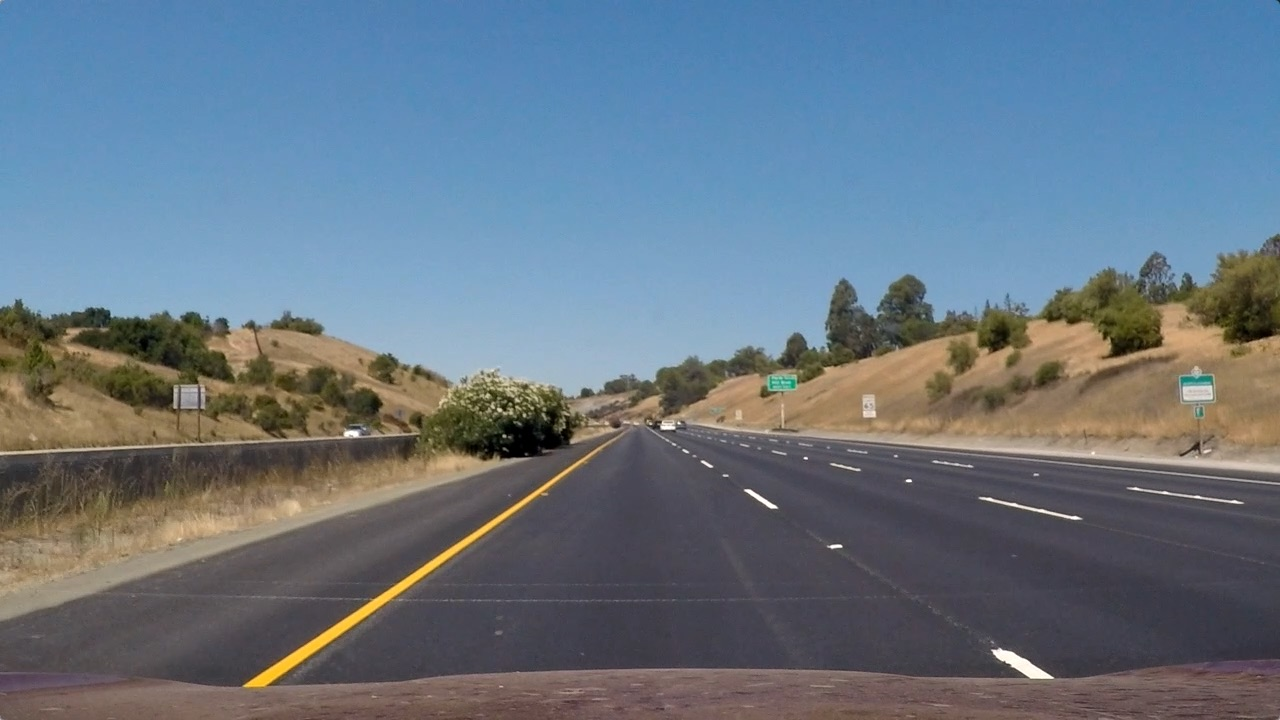
#> input picture test_images/1.jpg, 1280 x 720 px
$ jupyter execute P1_video_tool_here-Copy1.ipynb   (shell and % lines are left out)
#> lines starting #> are read from the running program, lines starting #| are printed output that depends on the picture
# Self-Driving Car Engineer Nanodegree

## Project: **Finding Lane Lines on the Road**
***
In this project, you will use the tools you learned about in the lesson to identify lane lines on the road.  You can develop your pipeline on a series of individual images, and later apply the result to a video stream (really just a series of images). Check out the video clip "raw-lines-example.mp4" (also contained in this repository) to see what the output should look like after using the helper functions below.

Once you have a result that looks roughly like "raw-lines-example.mp4", you'll need to get creative and try to average and/or extrapolate the line segments you've detected to map out the full extent of the lane lines.  You can see an example of the result you're going for in the video "P1_example.mp4".  Ultimately, you would like to draw just one line for the left side of the lane, and one for the right.

In addition to implementing code, there is a brief writeup to complete. The writeup should be completed in a separate file, which can be either a markdown file or a pdf document. There is a [write up template](https://github.com/udacity/CarND-LaneLines-P1/blob/master/writeup_template.md) that can be used to guide the writing process. Completing both the code in the Ipython notebook and the writeup template will cover all of the [rubric points](https://review.udacity.com/#!/rubrics/322/view) for this project.

---
Let's have a look at our first image called 'test_images/solidWhiteRight.jpg'.  Run the 2 cells below (hit Shift-Enter or the "play" button above) to display the image.

**Note: If, at any point, you encounter frozen display windows or other confounding issues, you can always start again with a clean slate by going to the "Kernel" menu above and selecting "Restart & Clear Output".**

---

**The tools you have are color selection, region of interest selection, grayscaling, Gaussian smoothing, Canny Edge Detection and Hough Tranform line detection.  You  are also free to explore and try other techniques that were not presented in the lesson.  Your goal is piece together a pipeline to detect the line segments in the image, then average/extrapolate them and draw them onto the image for display (as below).  Once you have a working pipeline, try it out on the video stream below.**

---

<figure>

 <figcaption>
 <p></p>
 <p style="text-align: center;"> Your output should look something like this (above) after detecting line segments using the helper functions below </p>
 </figcaption>
</figure>
 <p></p>
<figure>

 <figcaption>
 <p></p>
 <p style="text-align: center;"> Your goal is to connect/average/extrapolate line segments to get output like this</p>
 </figcaption>
</figure>

**Run the cell below to import some packages.  If you get an `import error` for a package you've already installed, try changing your kernel (select the Kernel menu above --> Change Kernel).  Still have problems?  Try relaunching Jupyter Notebook from the terminal prompt.  Also, consult the forums for more troubleshooting tips.**

## Import Packages

[cell 1]
#importing some useful packages
import matplotlib.pyplot as plt
import matplotlib.image as mpimg
import numpy as np
import cv2

## Read in an Image

[cell 2]
#reading in an image
image = mpimg.imread('test_images/1.jpg')
#> image is the input picture: shape (720, 1280, 3); mean R, G, B 103.2, 117.7, 131.2

#printing out some stats and plotting
print('This image is:', type(image), 'with dimensions:', image.shape)
#| This image is: <class 'numpy.ndarray'> with dimensions: (720, 1280, 3)
plt.imshow(image)  # if you wanted to show a single color channel image called 'gray', for example, call as plt.imshow(gray, cmap='gray')

[cell 3]
cap = cv2.VideoCapture('project_video.mp4')
out = cv2.VideoCapture('test_videos_output/project_video.mp4')

# out = cv2.VideoCapture('test_videos_output/solidYellowLeft.mp4')
# out = cv2.VideoCapture('test_videos_output/challenge.mp4')

count = 0

while(cap.isOpened()):
    try:
        ret, frame = cap.read()
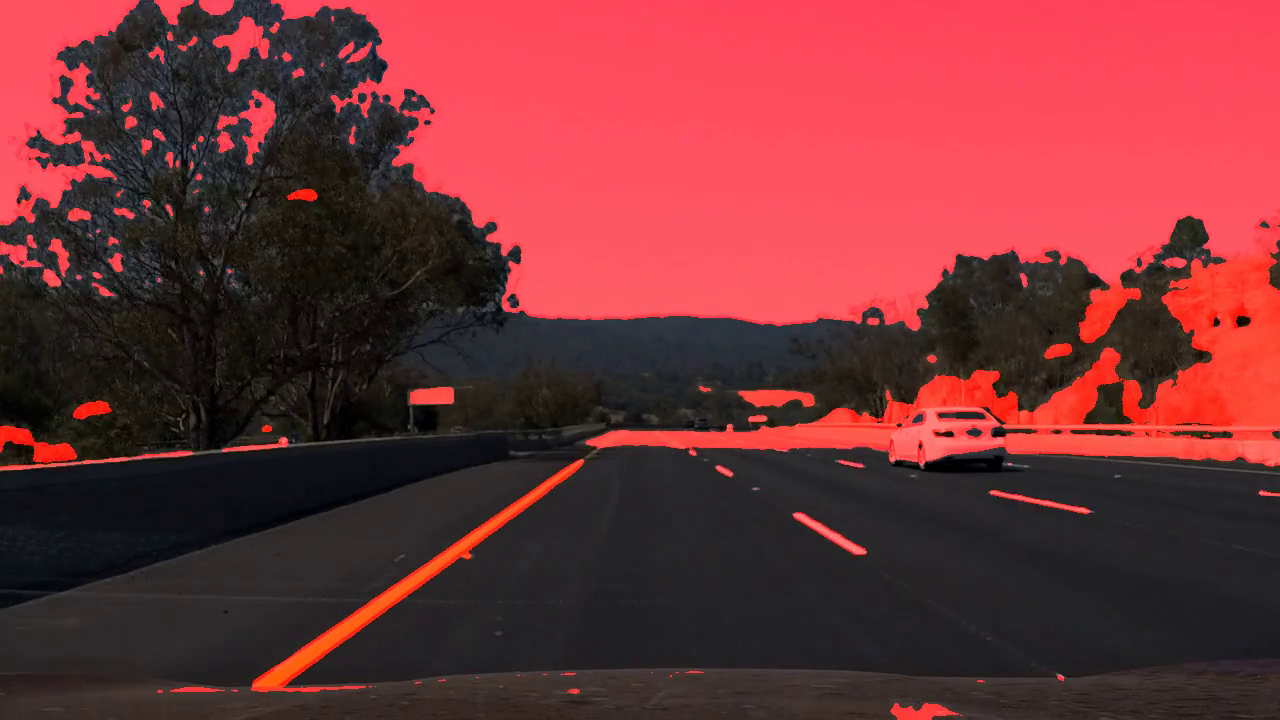
#> input picture frame 12 of test_videos_output/project_video.mp4, 1280 x 720 px
#> frame is the input picture: shape (720, 1280, 3); mean B, G, R 54.4, 50.1, 116.1
        ret, oframe = out.read()

        cv2.imshow('frame', oframe)
    except:
        break

    count += 1


    key = cv2.waitKey(0)
#> (key q is pressed here)

    if  key & 0xFF == ord('q'):
        break
    elif key & 0xFF == ord('p'):
        cv2.imwrite("problem_frames/prob_{}.png".format(count), frame)

cap.release()
cv2.destroyAllWindows()

[cell 4]
import glob

images = glob.glob("/home/phantomcoder/Desktop/self_driving_car_udacity/CarND-Advanced-Lane-Lines/problem_frames/*.png")

[cell 5]
images = iter(images)


while(True):
    try:
        fname = next(images)
    except:
        break

    img = cv2.imread(fname)
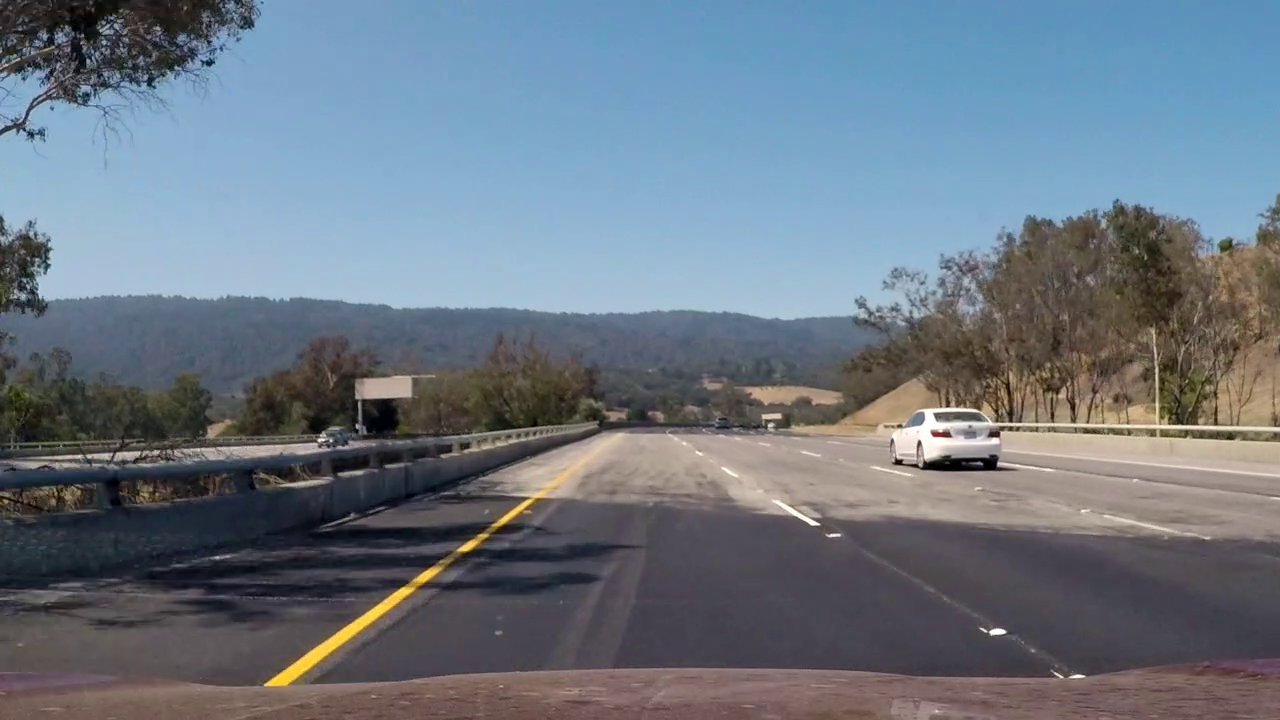
#> input picture problem_frames/1.png, 1280 x 720 px
#> img is the input picture: shape (720, 1280, 3); mean B, G, R 130.4, 118.8, 107.7
    cv2.imshow('i', img)
    cv2.waitKey(100)

cv2.destroyAllWindows()
